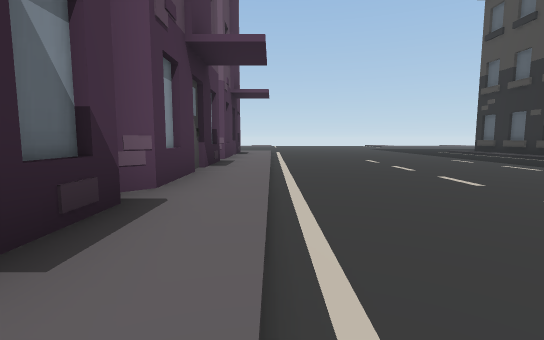
View 1 (above)

23 first-person views from a walk through a scene from a Unity 3-D project. The camera is 1.2 m above the floor, tilts 6° down and sees 85° across. The floor is counted in squares, 2 m on a side. Each view is taken from the middle of a square. On the plan, view 1 faces up. The plan holds only what a view shows up to about 9 squares ahead; the rest is blank. The place goes on beyond the plan. The player character is not drawn.

View 2
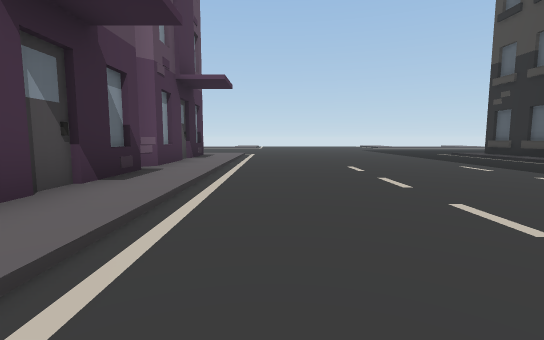

View 3
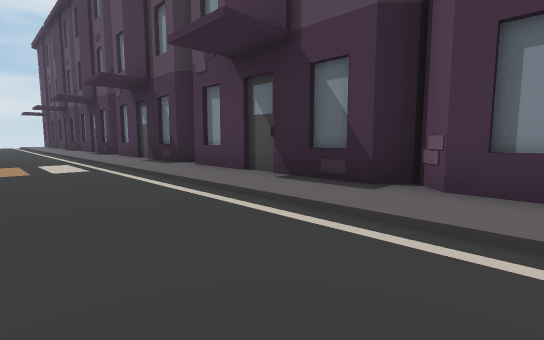

View 4
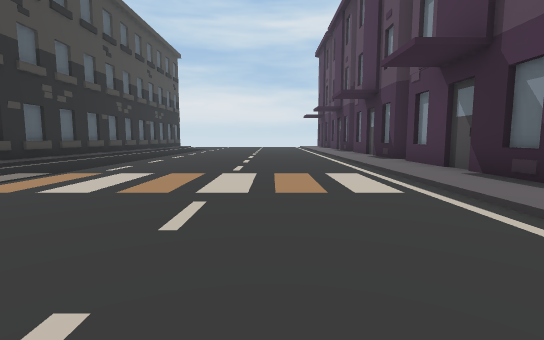

View 5
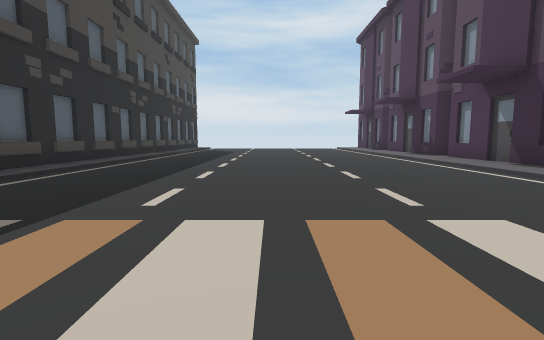

View 6
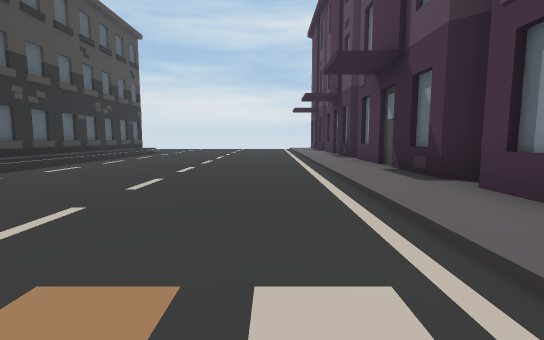

View 7
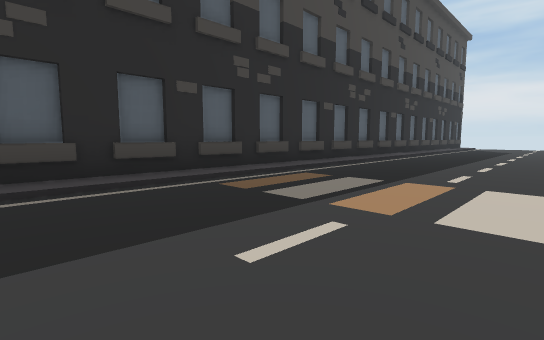

View 8
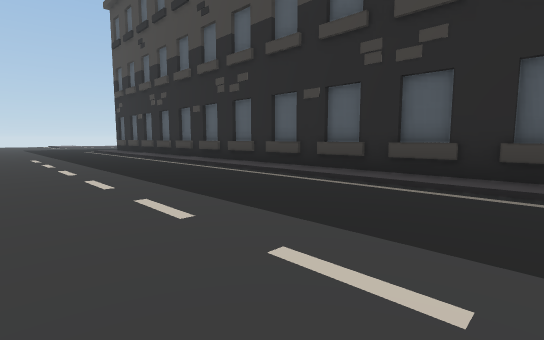

View 9
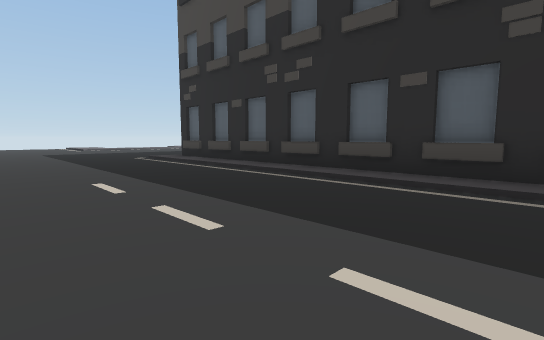

View 10
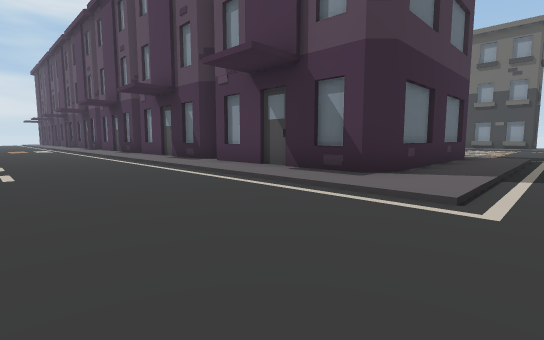

View 11
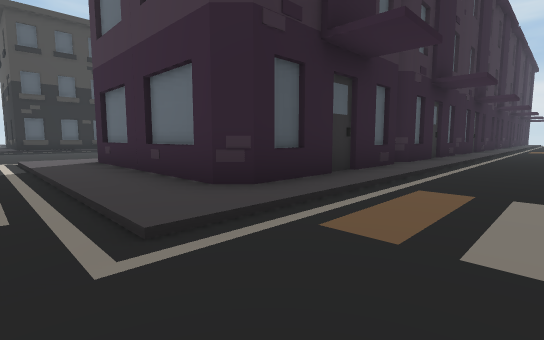

View 12
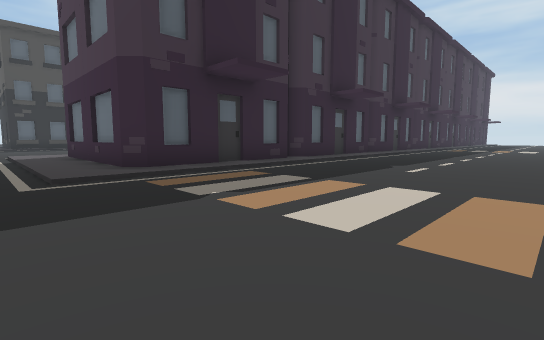

View 13
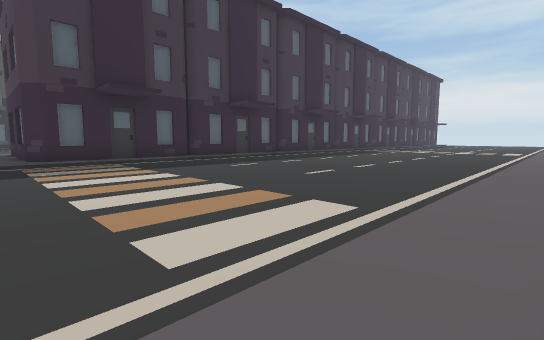

View 14
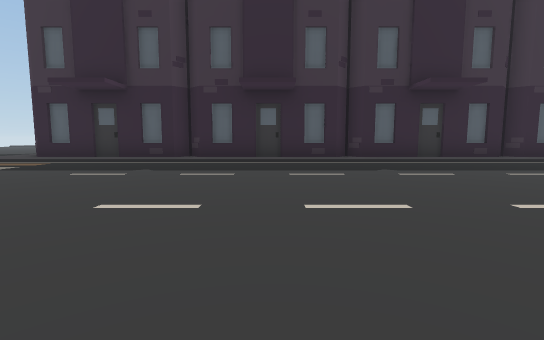

View 15
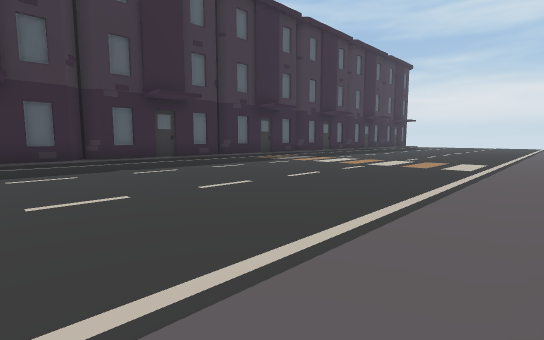

View 16
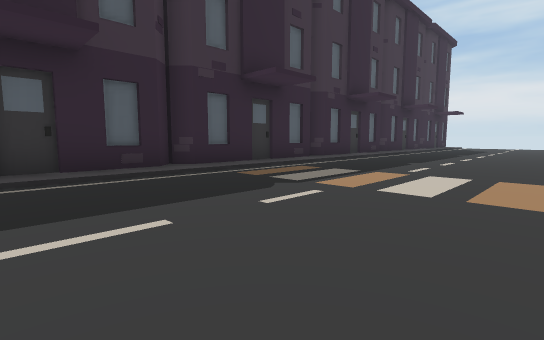

View 17
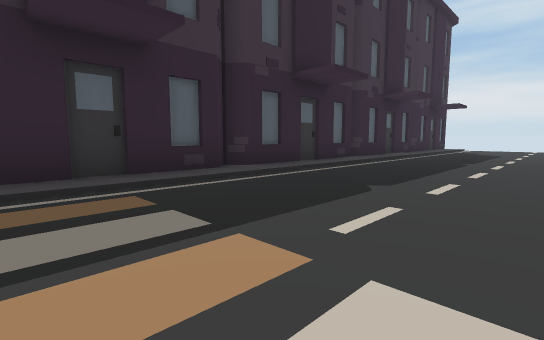

View 18
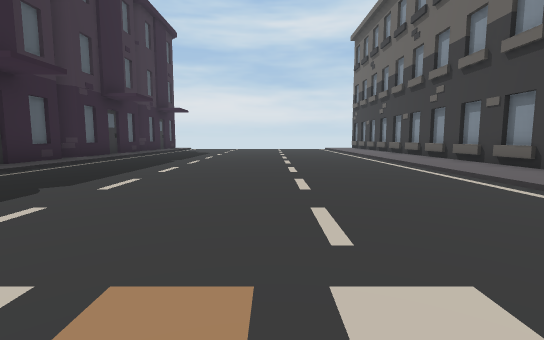

View 19
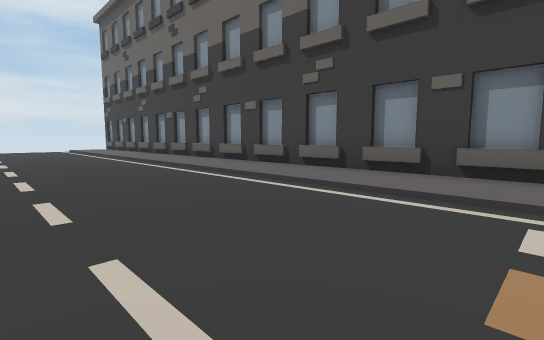

View 20
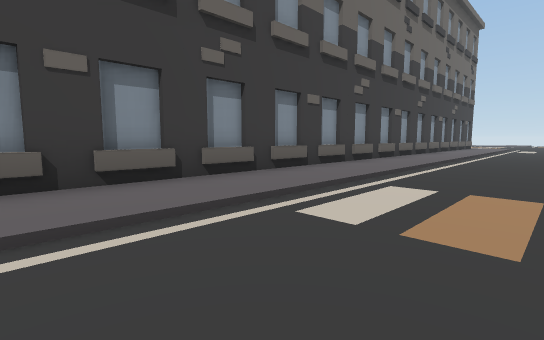

View 21
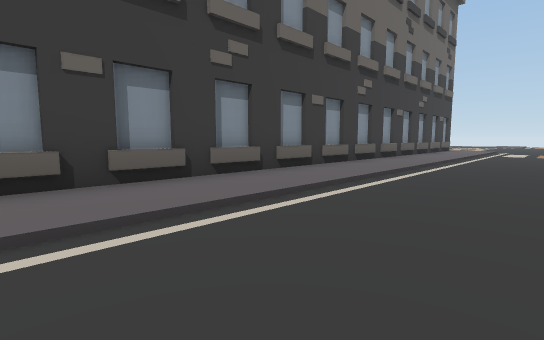

View 22
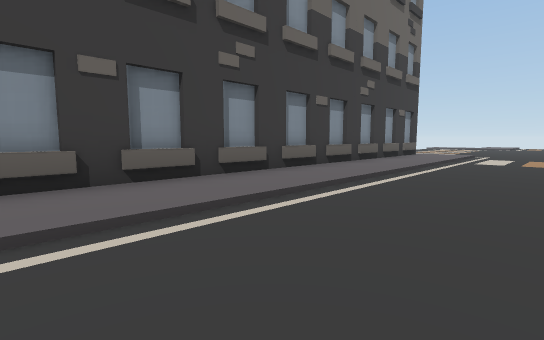

View 23
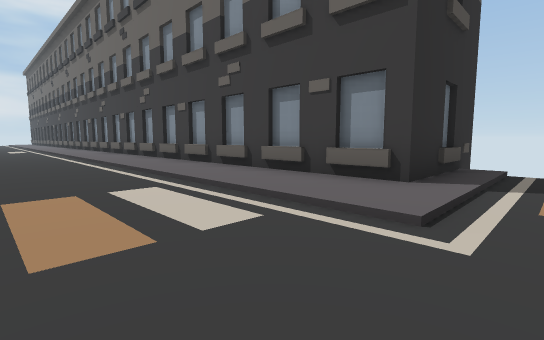

### Floor plan
Key: @ floor where view 1 was taken; # wall or solid block; . main floor; : floor 0.25 m higher than the main floor; / step, stairs or slope; B building.
Columns run from 20 left of view 1 to 11 right of it. Each row starts with its distance up from view 1.
 14   ...................... ...
 13 BB:::/......./::::::/......./
 12    B:/......./#####:/......./#
 11    B:/......./#   B:/......./#
 10    B:/......./#   B:/......./#
  9     :/......./#   B:/......./#
  8    B:/......./#   B:/......./#
  7    B:/......./#   B:/......./#
  6    B:/......./#   B:/......./#
  5    B:/......./#   B:/......./B
  4    B:/......./#   B:/......./#
  3    B:/......./#   B:/......./#
  2    B:/......./#   B:/.. ..../#
  1    B:/......./#   B:/.. ..../B
  0    B:/......./#   B:@......./#
 -1    B:/......./#   B:/......./#
 -2    B:/......./#   B:/......./#
 -3    B:/......./#   B:/......./#
 -4    B:/......./#   B:/......./#
 -5    B:/......./#   B:/......./#
 -6    B:/......./#   B:/......./B
 -7    B:/......./#   B:/......./#
 -8    B:/......./#   B:/......./#
 -9    B:/......./#   B:/......./#
-10    B:/......./#   B:/......./#
-11    B:/......./#BBBB:/......./#
-12 BBBB:/......./#BBBB:/......./#BB

Where each view was taken, in squares from view 1:
view 1: 0 up, 0 right, facing up
view 2: 2 up, 1 right, facing up
view 3: 4 up, 2 right, facing down-left
view 4: 1 up, 2 right, facing down
view 5: 2 down, 4 right, facing down
view 6: 3 down, 1 right, facing down
view 7: 0 up, 4 right, facing down-right
view 8: 2 down, 4 right, facing up-right
view 9: 4 up, 4 right, facing up-right
view 10: 14 up, 3 right, facing down-left
view 11: 14 up, 9 left, facing down-right
view 12: 14 up, 12 left, facing down-right
view 13: 13 up, 16 left, facing down-right
view 14: 5 up, 15 left, facing right
view 15: 5 up, 16 left, facing down-right
view 16: 1 up, 12 left, facing down-right
view 17: 3 down, 11 left, facing down-right
view 18: 3 down, 12 left, facing down
view 19: 4 down, 12 left, facing down-left
view 20: 6 down, 13 left, facing up-left
view 21: 2 down, 13 left, facing up-left
view 22: 2 up, 13 left, facing up-left
view 23: 14 up, 13 left, facing down-left
